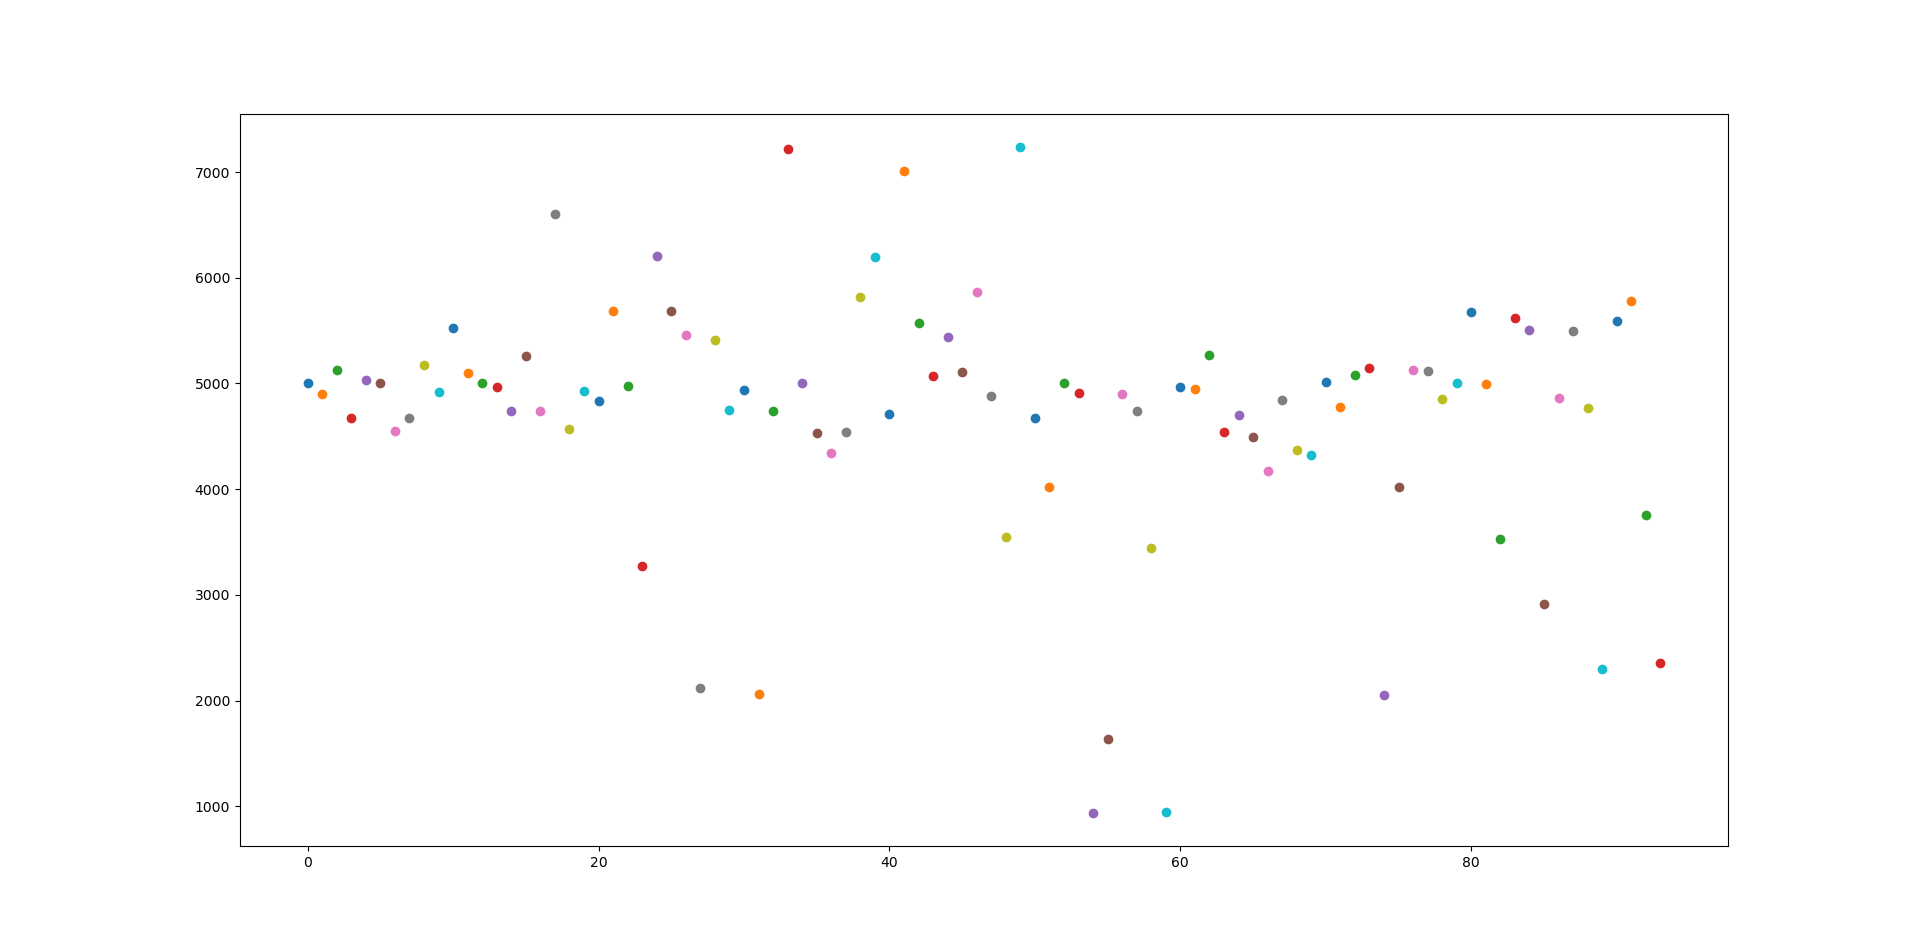

Recreate this plot in Python.
import librosa, winsound
import matplotlib.pyplot as plt

song = input('\nEnter song name: ')
y, sr = librosa.load(f'input/{song}.mp3')

scale = 5000
y = y[::sr]

for i, j in enumerate(y):
    frequency = scale + int(scale*j)
    print(i, frequency)
    plt.scatter(i, frequency)
    winsound.Beep(frequency, 1000)
    plt.pause(0.1)

plt.show()
